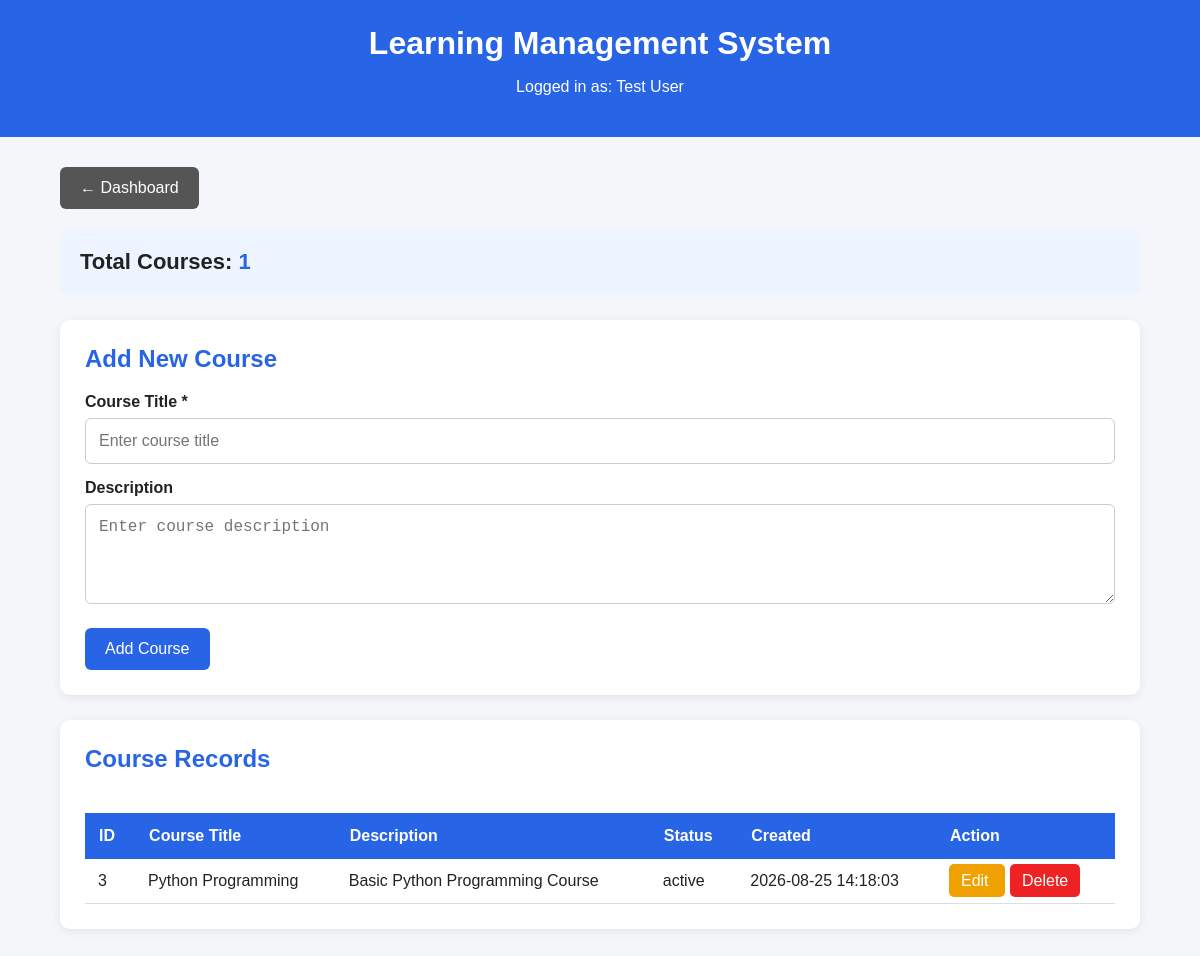
The page /courses.php (signed in) on the database its author committed.
### tables this page shows
CREATE TABLE `courses` (
  `id` int(11) NOT NULL,
  `title` varchar(200) NOT NULL,
  `description` text DEFAULT NULL,
  `instructor_id` int(11) DEFAULT NULL,
  `thumbnail` varchar(255) DEFAULT NULL,
  `status` enum('active','inactive') DEFAULT 'active',
  `created_at` timestamp NOT NULL DEFAULT current_timestamp()
);

### courses.php (the view, shortened to what this page needs)
<?php
require_once "config/database.php";
$edit_course = null;
$count_result = $conn->query(
    "SELECT COUNT(*) AS total FROM courses"
);
$count_row = $count_result->fetch_assoc();
$total_courses = $count_row['total'];
$courses_result = $conn->query(
    "SELECT * FROM courses ORDER BY id DESC"
);
?>
<!DOCTYPE html>
<html lang="en">
<head>
</head>
<body>
<div class="header">
    <h1>Learning Management System</h1>
    <p>
        Logged in as:
        <?php echo htmlspecialchars($_SESSION['name'] ?? 'User'); ?>
    </p>
</div>
<div class="container">
    <a href="dashboard.php" class="back-button">
        ← Dashboard
    </a>
    <div class="count-box">
        Total Courses:
        <span class="count-number">
            <?php echo $total_courses; ?>
        </span>
    </div>
    <?php if ($edit_course): ?>
        <div class="card">
            <h2>Edit Course</h2>
            <form method="POST">
                <input
                    type="hidden"
                    name="id"
                    value="<?php echo $edit_course['id']; ?>"
                >
                <label>Course Title *</label>
                <input
                    type="text"
                    name="title"
                    value="<?php echo htmlspecialchars($edit_course['title']); ?>"
                    required
                >
                <label>Description</label>
                <textarea
                    name="description"
                ><?php echo htmlspecialchars($edit_course['description'] ?? ''); ?></textarea>
                <button type="submit" name="update_course">
                    Update Course
                </button>
                <a href="courses.php" class="cancel-btn">
                    Cancel
                </a>
            </form>
        </div>
    <?php else: ?>
        <div class="card">
            <h2>Add New Course</h2>
            <form method="POST">
                <label>Course Title *</label>
                <input
                    type="text"
                    name="title"
                    placeholder="Enter course title"
                    required
                >
                <label>Description</label>
                <textarea
                    name="description"
                    placeholder="Enter course description"
                ></textarea>
                <button type="submit" name="add_course">
                    Add Course
                </button>
            </form>
        </div>
    <?php endif; ?>
    <div class="card">
        <h2>Course Records</h2>
        <?php if ($courses_result->num_rows > 0): ?>
            <div style="overflow-x:auto;">
                <table>
                    <thead>
                        <tr>
                            <th>ID</th>
                            <th>Course Title</th>
                            <th>Description</th>
                            <th>Status</th>
                            <th>Created</th>
                            <th>Action</th>
                        </tr>
                    </thead>
                    <tbody>
                    <?php while ($course = $courses_result->fetch_assoc()): ?>
                        <tr>
                            <td>
                                <?php echo $course['id']; ?>
                            </td>
                            <td>
                                <?php
                                echo htmlspecialchars(
                                    $course['title']
                                );
                                ?>
                            </td>
                            <td>
                                <?php
                                echo htmlspecialchars(
                                    $course['description'] ?? ''
                                );
                                ?>
                            </td>
                            <td>
                                <?php
                                echo htmlspecialchars(
                                    $course['status'] ?? ''
                                );
                                ?>
                            </td>
                            <td>
                                <?php
                                echo htmlspecialchars(
                                    $course['created_at']
                                );
                                ?>
                            </td>
                            <td>
                                <a
                                    href="courses.php?edit=<?php echo $course['id']; ?>"
                                    class="edit-btn"
                                >
                                    Edit
                                </a>
                                <a
                                    href="courses.php?delete=<?php echo $course['id']; ?>"
                                    class="delete-btn"
                                    onclick="return confirm('Are you sure you want to delete this course?');"
                                >
                                    Delete
                                </a>
                            </td>
                        </tr>
                    <?php endwhile; ?>
                    </tbody>
                </table>
            </div>
        <?php else: ?>
            <p>No courses found.</p>
        <?php endif; ?>
    </div>
</div>
</body>
</html>

### courses.php (style rules this page uses)
* { box-sizing: border-box; }
body { margin: 0; font-family: Arial, sans-serif; background: #f4f6f9; color: #222; }
.header { background: #2864e6; color: white; padding: 25px; text-align: center; }
.header h1 { margin: 0 0 10px 0; }
.container { width: 90%; max-width: 1100px; margin: 30px auto; }
.back-button { display: inline-block; background: #555; color: white; padding: 12px 20px; text-decoration: none; border-radius: 6px; margin-bottom: 20px; }
.count-box { background: #eef4ff; padding: 20px; border-radius: 8px; margin-bottom: 25px; font-size: 22px; font-weight: bold; }
.count-number { color: #2864e6; }
.card { background: white; padding: 25px; border-radius: 10px; margin-bottom: 25px; box-shadow: 0 2px 10px rgba(0,0,0,0.08); }
.card h2 { color: #2864e6; margin-top: 0; }
label { display: block; margin-top: 15px; margin-bottom: 7px; font-weight: bold; }
input, textarea { width: 100%; padding: 13px; border: 1px solid #ccc; border-radius: 6px; font-size: 16px; }
textarea { min-height: 100px; resize: vertical; }
button { background: #2864e6; color: white; border: none; padding: 12px 20px; border-radius: 6px; cursor: pointer; font-size: 16px; margin-top: 20px; }
table { width: 100%; border-collapse: collapse; margin-top: 20px; }
th { background: #2864e6; color: white; padding: 14px; text-align: left; }
td { padding: 13px; border-bottom: 1px solid #ddd; }
.edit-btn { background: #f0a000; color: white; padding: 8px 12px; text-decoration: none; border-radius: 5px; }
.delete-btn { background: #e22; color: white; padding: 8px 12px; text-decoration: none; border-radius: 5px; margin-left: 5px; }

### rows shown on the page
courses: id "3", title "Python Programming", description "Basic Python Programming Course", status "active", created_at "2026-08-25 14:18:03"

### other values the page prints
$_SESSION['name'] "Test User"
$total_courses "1"
